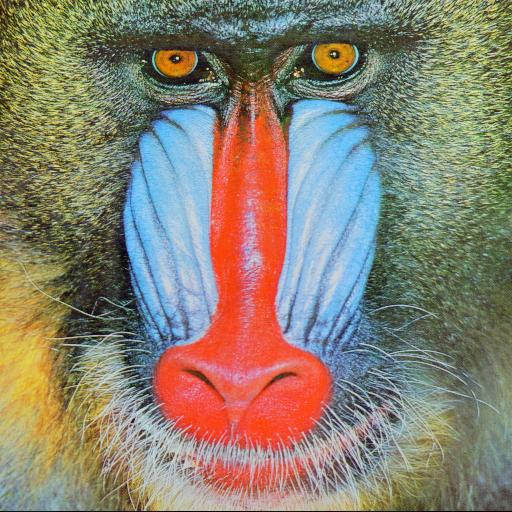
#> input picture lab1/mandril.jpg, 512 x 512 px
$ jupyter execute 01_intro.ipynb   (shell and % lines are left out)
#> lines starting #> are read from the running program, lines starting #| are printed output that depends on the picture
W ramach kursu będziemy wykorzystywać głównie bibliotekę OpenCV (Open Computer Vision Library).
W trakcie niniejszego ćwiczenia zapoznamy się z podstawowymi funkcjonalnościami: wczytaniami, zapisywaniem, konwersją do inne przestrzeni barw.
Zaznajomimy się również z Jupyter Notebook.

Wczytywanie obrazów z wykorzystaniem OpenCV.
1. Zaimportuj bibliotekę OpenCV:
        `import cv2`
1. Zaimportuj bibliotekę pyplot z matplotlib jako plt:
        `from matplotlib import pyplot as plt`
1. Wygodną opcją jest możliwość pobierania danych (obrazów, ale też np. baz danych) z sieci.
   Eliminuje to konieczność pobierania danych np. z Moodle oraz czyni uzupełniony Notebook "samowystarczalnym" - wystarczy go uruchomić.
   * zaimportuj bibliotekę os `import os`
   * zaimportuj bibliotekę request `import requests`
   * stwórz zmienne na adres pobieranego pliku (*url*) i samą jego nazwę (*fileName*)
   * sprawdź, czy taki plik istnieje (unikniemy wielokrotnego pobierania tych samych danych)
        `if not os.path.exists(fileName) :`
   * pobierz plik: `r = requests.get(url + fileName, allow_redirects=True)`
   * zapisz na dysku: `open(fileName, 'wb').write(r.content)`

1. Wykorzystując polecenie *imread* wczytaj obraz *mandril.jpg*
1. Wyświetl obraz wykorzystując bibliotekę *pyplot*
        plt.imshow(I)
        plt.xticks([]), plt.yticks([])
        plt.show()
1. Jeśli ktoś nie wie jak powinien wyglądać mandryl, to proszę podglądnąć obraz na GitHub lub w sprawdzić w Interencie.
   Przyczyną problemu jest sposób w jaki funkcja `imread` z OpenCV odczytuje obraz (BGR, zamiast RGB).
   Obrazom kolorowym będzie poświęcone odrębne ćwiczenie, także nie będziemy w tym miejscu rozwijać tego wątku.
1. W celu poprawnego wyświetlenia należy dokonać konwersji koloru z BGR na RGB.
        I = cv2.cvtColor(I, cv2.COLOR_BGR2RGB)
1. Dla porządku warto dodać, że w OpenCV do wyświetlania domyślnie wykorzystuje się funkcję `imshow`.
   Jednakże w przypadku Jupyter Notebook to rozwiązanie ma pewne wady i dlatego nie będziemy jej używać.
   Natomiast jeśli ktoś pracuje w "czystym" Python, to jest to na pewno równoważna funkcjonalność.

[cell 1]
import cv2
import os
from matplotlib import pyplot as plt
import requests

url = 'https://raw.githubusercontent.com/vision-agh/poc_sw/master/01_Intro/'
fileName = 'mandril.jpg'
if not os.path.exists(fileName) :
    r = requests.get(url + fileName, allow_redirects=True)
    open(fileName, 'wb').write(r.content)

img = plt.imread(fileName)
#> img is the input picture: shape (512, 512, 3); mean R, G, B 137.4, 128.8, 113.2
plt.imshow(img)
plt.xticks([]), plt.yticks([])
plt.show()

[cell 2]
img = cv2.cvtColor(img, cv2.COLOR_BGR2RGB)
plt.imshow(img)
plt.show()

W praktycznych rozważaniach często analizuje się obrazy w odcieniach szarości (ang. *grayscale*).
Do konwersji służy znana już funkcja `cvtColor` tylko tym razem z parametrem `cv2.COLOR_RGB2GRAY`.
Proszę spróbować wyświetlić obraz.
Może okazać się, że nadal jest kolorowy, choć inaczej.
Dlaczego tak się dzieje zostanie obszerniej wyjaśnione pod koniec ćwiczenia.
Na razie należy dodać polecenie `plt.gray()` przed `plt.show`.

[cell 3]
img_gray = cv2.cvtColor(img, cv2.COLOR_RGB2GRAY)
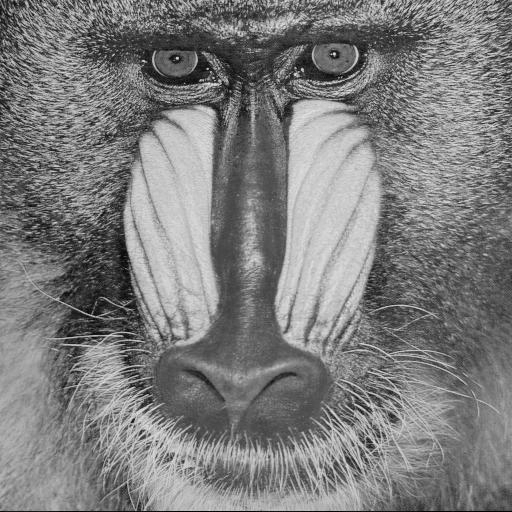
#> img_gray: shape (512, 512); min 0, max 233, mean 125.1
plt.imshow(img_gray)
plt.gray()
plt.show()

Czasami konieczne jest zapisanie przetworzonego obrazu.
Służy do tego funkcja `cv2.imwrite`.
Proszę zapisać szarą wersję mandryla w formacie *png*.
Warto sprawdzić, czy obraz zapisał się poprawnie tj. otworzyć go w aplikacji do przeglądania obrazów.

[cell 4]
cv2.imwrite("mandrill_after_rbg2gray.png", img)
#> Out = True

Obraz w skali szarości możemy traktować jako dwuwymiarową funkcję $L(x,y)$, gdzie $x$, $y$ to współrzędne piksela, a $L(x,y)$ poziom jasności (najczęściej [0;255] - zapis na 8-bitach, typ *unsigned int*).
Wyświetl obraz mandryl jako funkcję dwuwymiarową (uwaga - to chwilę się liczy):

[cell 5]
import numpy as np

# create grid
xx, yy = np.mgrid[0:img.shape[0], 0:img.shape[1]]

# create the figure
fig = plt.figure()
ax = fig.add_subplot(projection = '3d')
ax.plot_surface(xx, yy, img_gray ,rstride=1, cstride=1, cmap=plt.get_cmap('gray'),
        linewidth=0)
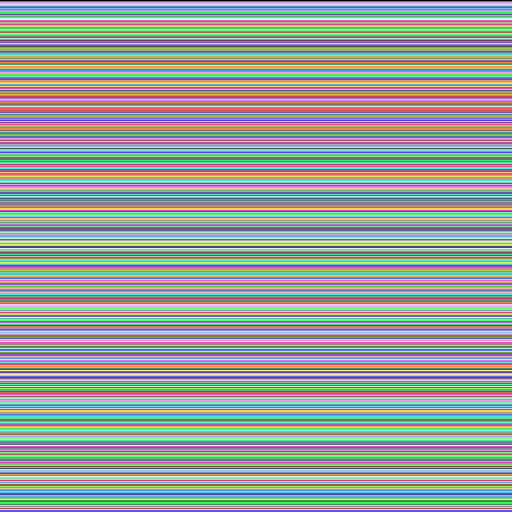
#> xx: shape (512, 512) int64; 512 distinct labels, from 0 to 511; one colour per label, 0 black

# show it
plt.show()
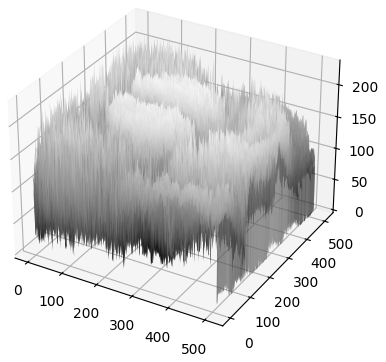
#> figure drawn by matplotlib, 1 panel

Komentarz:
- używamy biblioteki do obliczeń *numpy*,
- tworzymy siatkę punktów o rozmiarach takich jak obraz (*shape*),
- rysujemy wykres 3D

Podczas przetwarzania i analizy obrazów przydatne bywają "przekroje" przez obraz, czyli wartości funkcji $L(x,y)$ w przypadku gdy $x$ lub $y$ jest ustalone.
Wykonaj jeden wybrany przekrój w $x$ i $y$:
- po pierwsze należy pobrać dany wiersz lub kolumnę - np. `S = IG[10,:]` (tu jedenasty wiersz),
- po drugie stworzyć wykres złożony z dwóch subwykresów: `f, (ax1,ax2) = plt.subplots(1,2)`
- dla każdego z nich ustawić tytuł (np. `ax1.set_title('XXX')`) oraz treść `ax1.plot(S)`,
- na koniec całość wyświetlić `plt.show()`.

[cell 6]
S = img_gray[50,:]
#> S = 512 values, max 212 at index 443, min 4 at index 362, mean 89.77
T = img_gray[100,:]
#> T = 512 values, max 226 at index 480, min 23 at index 341, mean 113.6

f, (ax1, ax2) = plt.subplots(1,2,)
ax1.set_title("a")
ax1.plot(S)

ax2.set_title("b")
ax2.plot(T)
plt.show()
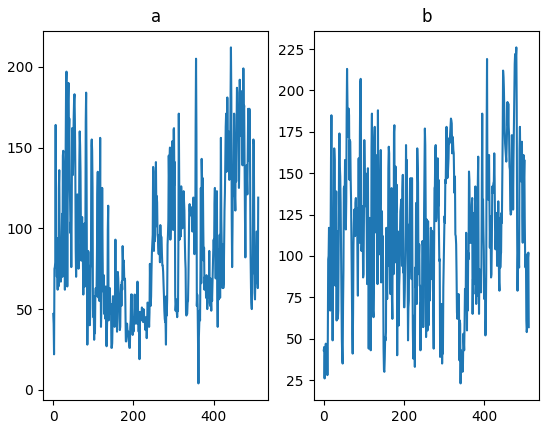
#> figure drawn by matplotlib, 2 panels; panel 1: curve peaks at x = 443, y = 212; panel 2: curve peaks at x = 480, y = 226
